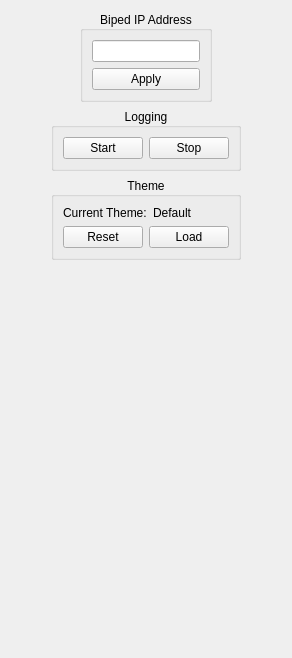
     <widget class="QWidget" name="settings_tab">
      <attribute name="title">
       <string>Settings</string>
      </attribute>
      <layout class="QVBoxLayout" name="settings_tab_layout">
       <item>
        <layout class="QHBoxLayout" name="settings_layout_biped_ip_address">
         <item>
          <spacer name="settings_biped_ip_address_spacer_horizontal_left">
           <property name="orientation">
            <enum>Qt::Horizontal</enum>
           </property>
           <property name="sizeHint" stdset="0">
            <size>
             <width>40</width>
             <height>20</height>
            </size>
           </property>
          </spacer>
         </item>
         <item>
          <widget class="QGroupBox" name="settings_group_box_biped_ip_address">
           <property name="title">
            <string>Biped IP Address</string>
           </property>
           <property name="alignment">
            <set>Qt::AlignCenter</set>
           </property>
           <layout class="QVBoxLayout" name="settings_group_box_layout_biped_ip_address">
            <item>
             <widget class="QLineEdit" name="settings_biped_ip_address_line_edit">
              <property name="sizePolicy">
               <sizepolicy hsizetype="Minimum" vsizetype="Fixed">
                <horstretch>0</horstretch>
                <verstretch>0</verstretch>
               </sizepolicy>
              </property>
             </widget>
            </item>
            <item>
             <widget class="QPushButton" name="settings_biped_ip_address_push_button_apply">
              <property name="text">
               <string>Apply</string>
              </property>
             </widget>
            </item>
           </layout>
          </widget>
         </item>
         <item>
          <spacer name="settings_biped_ip_address_spacer_horizontal_right">
           <property name="orientation">
            <enum>Qt::Horizontal</enum>
           </property>
           <property name="sizeHint" stdset="0">
            <size>
             <width>40</width>
             <height>20</height>
            </size>
           </property>
          </spacer>
         </item>
        </layout>
       </item>
       <item>
        <layout class="QHBoxLayout" name="settings_layout_logging">
         <item>
          <spacer name="settings_logging_spacer_horizontal_left">
           <property name="orientation">
            <enum>Qt::Horizontal</enum>
           </property>
           <property name="sizeHint" stdset="0">
            <size>
             <width>40</width>
             <height>20</height>
            </size>
           </property>
          </spacer>
         </item>
         <item>
          <widget class="QGroupBox" name="settings_group_box_logging">
           <property name="title">
            <string>Logging</string>
           </property>
           <property name="alignment">
            <set>Qt::AlignCenter</set>
           </property>
           <layout class="QHBoxLayout" name="settings_group_box_layout_logging">
            <item>
             <widget class="QPushButton" name="settings_logging_push_button_start">
              <property name="text">
               <string>Start</string>
              </property>
             </widget>
            </item>
            <item>
             <widget class="QPushButton" name="settings_logging_push_button_stop">
              <property name="text">
               <string>Stop</string>
              </property>
             </widget>
            </item>
           </layout>
          </widget>
         </item>
         <item>
          <spacer name="settings_logging_spacer_horizontal_right">
           <property name="orientation">
            <enum>Qt::Horizontal</enum>
           </property>
           <property name="sizeHint" stdset="0">
            <size>
             <width>40</width>
             <height>20</height>
            </size>
           </property>
          </spacer>
         </item>
        </layout>
       </item>
       <item>
        <layout class="QHBoxLayout" name="settings_layout_theme">
         <item>
          <spacer name="settings_theme_spacer_horizontal_left">
           <property name="orientation">
            <enum>Qt::Horizontal</enum>
           </property>
           <property name="sizeHint" stdset="0">
            <size>
             <width>40</width>
             <height>20</height>
            </size>
           </property>
          </spacer>
         </item>
         <item>
          <widget class="QGroupBox" name="settings_group_box_theme">
           <property name="title">
            <string>Theme</string>
           </property>
           <property name="alignment">
            <set>Qt::AlignCenter</set>
           </property>
           <layout class="QVBoxLayout" name="settings_group_box_layout_theme">
            <item>
             <layout class="QHBoxLayout" name="settings_theme_layout_label">
              <item>
               <widget class="QLabel" name="settings_theme_label_name">
                <property name="text">
                 <string>Current Theme:</string>
                </property>
               </widget>
              </item>
              <item>
               <widget class="QLabel" name="settings_theme_label_value">
                <property name="text">
                 <string>Default</string>
                </property>
               </widget>
              </item>
             </layout>
            </item>
            <item>
             <layout class="QHBoxLayout" name="settings_theme_layout_input">
              <item>
               <widget class="QPushButton" name="settings_theme_push_button_reset">
                <property name="text">
                 <string>Reset</string>
                </property>
               </widget>
              </item>
              <item>
               <widget class="QPushButton" name="settings_theme_push_button_load">
                <property name="text">
                 <string>Load</string>
                </property>
               </widget>
              </item>
             </layout>
            </item>
           </layout>
          </widget>
         </item>
         <item>
          <spacer name="settings_theme_spacer_horizontal_right">
           <property name="orientation">
            <enum>Qt::Horizontal</enum>
           </property>
           <property name="sizeHint" stdset="0">
            <size>
             <width>40</width>
             <height>20</height>
            </size>
           </property>
          </spacer>
         </item>
        </layout>
       </item>
       <item>
        <spacer name="settings_spacer_vertical">
         <property name="orientation">
          <enum>Qt::Vertical</enum>
         </property>
         <property name="sizeHint" stdset="0">
          <size>
           <width>20</width>
           <height>387</height>
          </size>
         </property>
        </spacer>
       </item>
      </layout>
     </widget>
